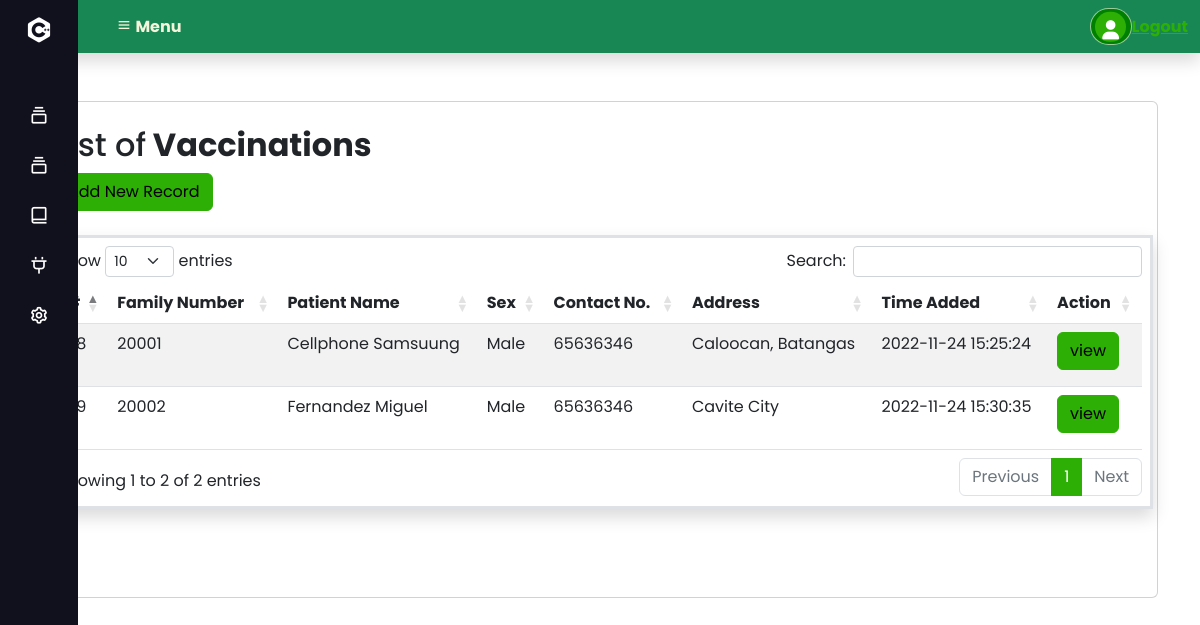
/barangay_vaccination_table.php, run on the app's committed database.
### tables this page shows
CREATE TABLE `patient_information` (
  `id` int(11) NOT NULL AUTO_INCREMENT,
  `family_number` bigint(10) NOT NULL,
  `family_code` varchar(10) NOT NULL,
  `record_type` varchar(60) NOT NULL,
  `last_name` varchar(30) NOT NULL,
  `first_name` varchar(30) NOT NULL,
  `middle_name` varchar(30) NOT NULL,
  `suffix` varchar(5) NOT NULL,
  `sex` varchar(10) NOT NULL,
  `address` varchar(100) NOT NULL,
  `zip` int(10) NOT NULL,
  `contact_no` int(15) NOT NULL,
  `age` varchar(3) NOT NULL,
  `civil_status` varchar(15) NOT NULL,
  `spouse_name` varchar(60) NOT NULL,
  `birth_date` varchar(10) NOT NULL,
  `birth_place` varchar(70) NOT NULL,
  `blood_type` varchar(5) NOT NULL,
  `bd_spouse` varchar(10) NOT NULL,
  `educational_attainment` varchar(50) NOT NULL,
  `family_member` varchar(10) NOT NULL,
  `other_specify` varchar(25) NOT NULL,
  `mother_name` varchar(70) NOT NULL,
  `mother_bd` varchar(10) NOT NULL,
  `father_name` varchar(70) NOT NULL,
  `father_bd` varchar(10) NOT NULL,
  `dswd_nhts` varchar(5) NOT NULL,
  `family_house_no` int(15) NOT NULL,
  `4ps_member` varchar(5) NOT NULL,
  `household_no` int(15) NOT NULL,
  `philhealth_member` varchar(5) NOT NULL,
  `status_type` varchar(10) NOT NULL,
  `philhealth_no` varchar(30) NOT NULL,
  `indicate_category` varchar(25) NOT NULL,
  `pcb_member` varchar(5) NOT NULL,
  `added_at` datetime NOT NULL DEFAULT current_timestamp(),
  PRIMARY KEY (`id`)
);

### barangay_vaccination_table.php (the view, shortened to what this page needs)
<?php
$con = connection();
?>
<!DOCTYPE html>
<html lang="en">
<head>
    <link rel="stylesheet" href="assets/css/style.css">
    <link rel="stylesheet" href="assets/css/fontawesome.css">
    <link rel="stylesheet"  href="https://unpkg.com/boxicons@2.1.2/css/boxicons.min.css" />
    <link rel="stylesheet" href="css/Sidebardesign.css">
    <link href="https://unpkg.com/boxicons@2.0.7/css/boxicons.min.css" rel="stylesheet">
    <link rel="stylesheet"  href="https://cdnjs.cloudflare.com/ajax/libs/twitter-bootstrap/5.2.0/css/bootstrap.min.css"/>
    <link rel="stylesheet"  href="https://cdn.datatables.net/1.13.1/css/dataTables.bootstrap5.min.css"/>
</head>
<body>
<?php
$sql = "SELECT * FROM patient_information WHERE record_type = 'Pediatric Immunization' ORDER BY id DESC";
$user_main = $con->query($sql) or die ($con->error);
$row = $user_main->fetch_assoc();
include("Modals/brgyvaccineinformation.php");
?>
  <nav class="navbar navbar-expand-md navbar-dark bg-success shadow pt-1.3 pb-1.3">
       <?php include('navbar.php'); ?>
    </nav>
  <section id="home">
        <?php include('navigation-bar.php'); ?>
    <div class="container mt-5">
          <div class="card mt-2">
            <div class="card-body">
              <div class="card-title">
                <div class="row">
                <div class="table">
        <div class="table-title">
          <div class="row">
              <div class="col-sm-6">
                 <h2>List of<b> Vaccinations</b></h2>
                  <button type="button" class="btn btn-primary" data-bs-toggle="modal" data-bs-target="#brgyvaccinerecord">
                        Add New Record
                  </button>
              </div>
          <div class="tables border shadow border-3 mt-3 mb-5">
          <table class="table table-striped mt-3" id="usermainTable" style="width:100%">
            <thead>
          <tr>
            <th>#</th>
            <th>Family Number</th>
            <th>Patient Name</th>
            <th>Sex</th>
            <th>Contact No.</th>
            <th>Address</th>
            <th>Time Added</th>
            <th>Action</th>
          </tr>
        </thead>
            <tbody>
                <?php do{ ?>
                <tr>
                        <td><?php echo $row['id']; ?></td>
                        <td><?php echo $row['family_number']; ?></td>
                        <td><?php echo $row['last_name']. ' ' .$row['first_name'];?></td>
                        <td><?php echo $row['sex']; ?></td>
                        <td><?php echo $row['contact_no']; ?></td>
                        <td><?php echo $row['address']; ?></td>
                        <td><?php echo $row['added_at']; ?></td>
                        <td>
                            <div class="col-2">
                               <a href="viewbrgy_vaccine.php?id=<?php echo $row['id']; ?>" class="btn btn-primary mb-2">view</a>
                            </div>
                        </td>
                  </tr>
                  <?php }while($row = $user_main->fetch_assoc()); ?>
            </tbody>
        </table>
      </div>
      </div>
     </div>
    </div>
                </div>
              </div>
            </div>
          </div>
        </div>
  </section>
  </body>
</html>

### css/Sidebardesign.css (style rules this page uses)
* { margin: 0; padding: 0; box-sizing: border-box; font-family: 'Poppins', sans-serif; }

### data on the page
patient_information: family_number "20002", last_name "Fernandez", first_name "Miguel", sex "Male", contact_no "65636346", address "Cavite City", added_at "2022-11-24 15:30:35"
patient_information: family_number "20001", last_name "Cellphone", first_name "Samsuung", sex "Male", contact_no "65636346", address "Caloocan, Batangas", added_at "2022-11-24 15:25:24"
